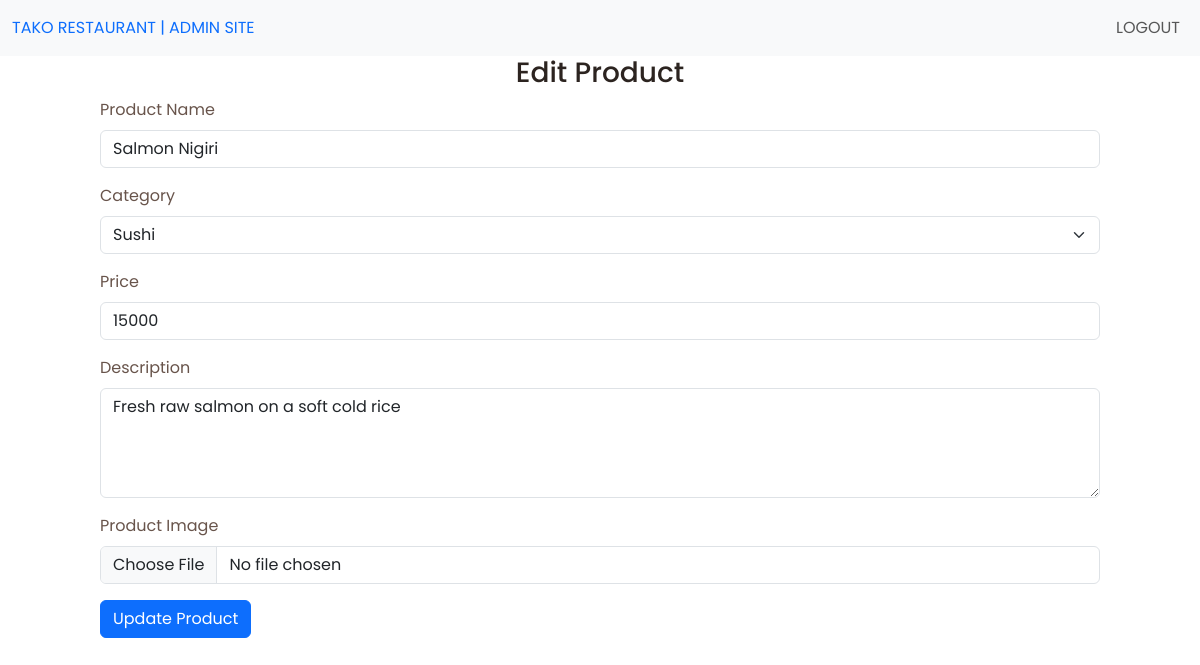
Page /edit_product.php?id=1 on the committed database.
### tables this page shows
CREATE TABLE `product_list` (
  `id` int(30) NOT NULL AUTO_INCREMENT,
  `category_id` int(30) NOT NULL,
  `category` varchar(10) NOT NULL,
  `name` varchar(100) NOT NULL,
  `description` text NOT NULL,
  `price` float NOT NULL DEFAULT 0,
  `img_path` text NOT NULL,
  PRIMARY KEY (`id`)
);

### edit_product.php (the view)
<?php
include("admin_navbar.php");
require_once('db_connect.php');
if (isset($_GET['id']) && is_numeric($_GET['id'])) {
    $product_id = $_GET['id'];
    $sql = "SELECT * FROM product_list WHERE id = ?";
    $stmt = $db->prepare($sql);
    $stmt->execute([$product_id]);
    $product = $stmt->fetch(PDO::FETCH_ASSOC);
    if ($product) {
        echo '<div class="container text-center">
                <h3>Edit Product</h3>
              </div>
              <div class="container">
                <form action="update_product.php" method="POST" enctype="multipart/form-data">
                    <input type="hidden" name="product_id" value="' . $product['id'] . '">
                    <div class="mb-3">
                        <label for="product_name" class="form-label">Product Name</label>
                        <input type="text" class="form-control" id="product_name" name="name" value="' . $product['name'] . '" required>
                    </div>
                    <div class="mb-3">
                        <label for="category_id" class="form-label">Category</label>
                        <select class="form-select" id="category_id" name="category_id" required>
                            <option value="1" ' . ($product['category_id'] == 1 ? 'selected' : '') . '>Sushi</option>
                            <option value="2" ' . ($product['category_id'] == 2 ? 'selected' : '') . '>Rice</option>
                            <option value="3" ' . ($product['category_id'] == 3 ? 'selected' : '') . '>Noodles</option>
                            <option value="4" ' . ($product['category_id'] == 4 ? 'selected' : '') . '>Drinks</option>
                        </select>
                    </div>
                    <div class="mb-3">
                        <label for="price" class="form-label">Price</label>
                        <input type="number" class="form-control" id="price" name="price" value="' . $product['price'] . '" required>
                    </div>
                    <div class="mb-3">
                        <label for="description" class="form-label">Description</label>
                        <textarea class="form-control" id="description" name="description" rows="4" required>' . $product['description'] . '</textarea>
                    </div>
                    <div class="mb-3">
                        <label for="image" class="form-label">Product Image</label>
                        <input type="file" class="form-control" id="image" name="image" accept=".jpg, .jpeg, .png">
                    </div>
                    <button type="submit" class="btn btn-primary">Update Product</button>
                </form>
              </div>';
    } else {
        echo "Product not found.";
    }
} else {
    echo "Invalid request.";
}
?>

### index.css (style rules this page uses)
:root { --header-height: 3.5rem; --first-color: hsl(19, 64%, 54%); --first-color-alt: hsl(19, 64%, 52%); --title-color: hsl(19, 16%, 15%); --text-color: hsl(19, 16%, 35%); --text-color-light: hsl(19, 8%, 55%); --body-color: hsl(0, 0%, 100%); --container-color: hsl(19, 100%, 97%); --body-font: "Poppins", sans-serif; --title-font: "Lora", serif; --subtitle-font: "Dancing Script", cursive; --biggest-font-size: 2.25rem; --h1-font-size: 1.5rem; --h2-font-size: 1.25rem; --h3-font-size: 1rem; --normal-font-size: .938rem; --small-font-size: .813rem; --smaller-font-size: .75rem; --font-medium: 500; --font-semi-bold: 600; --z-tooltip: 10; --z-fixed: 100; }
@media screen and (min-width: 1024px) { :root { --biggest-font-size: 4rem; --h1-font-size: 2.25rem; --h2-font-size: 1.5rem; --h3-font-size: 1.25rem; --normal-font-size: 1rem; --small-font-size: .875rem; --smaller-font-size: .813rem; } }
* { box-sizing: border-box; padding: 0; margin: 0; }
html { scroll-behavior: smooth; }
body { font-family: var(--body-font); font-size: var(--normal-font-size); background-color: var(--body-color); color: var(--text-color); transition: background .4s; }
h1, h2, h3 { color: var(--title-color); font-weight: var(--font-medium); }
.container { max-width: 1024px; margin-inline: 1.5rem; }
@media screen and (min-width: 1064px) { .container { margin-inline: auto; } }

### rows in the picture
product_list: name "Salmon Nigiri", category_id "Sushi", price "15000", description "Fresh raw salmon on a soft cold rice"
